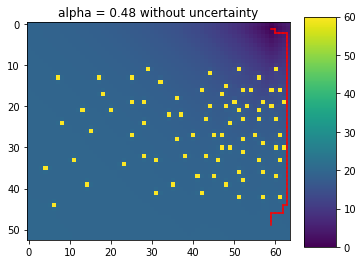
#> input picture outputs/pdf_images/page5_image3.png, 363 x 264 px
$ python extract_paper_figure_data.py
#> lines starting #> are read from the running program, lines starting #| are printed output that depends on the picture; after the words box and inside, x2 and y2 are one past the last pixel; in counts of white or black regions, pixels touching at a corner belong together
"""Extract Figure 1 obstacle and path targets from the paper PDF.

The script ensures the four embedded Figure 1 panel images are available,
extracting them from PDF page 5 with PyMuPDF when needed. It then maps yellow
obstacle pixels and red path pixels onto the 64 x 53 GridWorld coordinate
system and writes CSV targets under outputs/.
"""

from __future__ import annotations

from collections import deque
from pathlib import Path
import sys

import numpy as np
from PIL import Image

ROOT = Path(__file__).resolve().parents[1]
sys.path.insert(0, str(ROOT))


PDF_IMAGE_DIR = ROOT / "outputs" / "pdf_images"
OUTPUTS = ROOT / "outputs"
PDF_PATH = ROOT / "Robust_Risk-Sensitive_Reinforcement_Learning_with_Conditional_Value-at-Risk.pdf"


PANEL_FILES = {
    "a_no_uncertainty": "page5_image3.png",
    "b_rn_k_2": "page5_image1.png",
    "c_kl_k_2": "page5_image2.png",
    "d_unfix_kappa": "page5_image0.png",
}


def main() -> None:
    OUTPUTS.mkdir(exist_ok=True)
    ensure_pdf_panel_images()
    obstacles = extract_obstacles(PDF_IMAGE_DIR / PANEL_FILES["a_no_uncertainty"])
    write_xy(OUTPUTS / "paper_extracted_obstacles.csv", sorted(obstacles), "x,y")
    print(f"extracted {len(obstacles)} obstacles")

    for slug, filename in PANEL_FILES.items():
        path = extract_red_path(PDF_IMAGE_DIR / filename)
        write_xy(OUTPUTS / f"paper_extracted_path_{slug}.csv", path, "x,y")
        print(f"extracted {len(path)} path points for {slug}")


def ensure_pdf_panel_images() -> None:
    missing = [
        PDF_IMAGE_DIR / filename
        for filename in PANEL_FILES.values()
        if not (PDF_IMAGE_DIR / filename).exists()
    ]
    if not missing:
        return

    try:
        import fitz
    except ImportError as exc:
        missing_files = ", ".join(path.name for path in missing)
        raise RuntimeError(
            "Figure 1 panel images are missing and PyMuPDF is not installed. "
            f"Install pymupdf or provide: {missing_files}"
        ) from exc

    PDF_IMAGE_DIR.mkdir(parents=True, exist_ok=True)
    with fitz.open(PDF_PATH) as doc:
        page = doc[4]
        images = page.get_images(full=True)
        if len(images) != 4:
            raise RuntimeError(f"Expected 4 embedded Figure 1 images on page 5, found {len(images)}")
        for index, image in enumerate(images):
            xref = image[0]
            pixmap = fitz.Pixmap(doc, xref)
            if pixmap.alpha or pixmap.n > 3:
                pixmap = fitz.Pixmap(fitz.csRGB, pixmap)
            pixmap.save(PDF_IMAGE_DIR / f"page5_image{index}.png")


def extract_obstacles(image_path: Path) -> set[tuple[int, int]]:
    im = np.asarray(Image.open(image_path).convert("RGB"))
#> im is the input picture: shape (264, 363, 3); mean R, G, B 118.9, 146.2, 167.5
    mask = (im[:, :, 0] > 170) & (im[:, :, 1] > 170) & (im[:, :, 2] < 120)
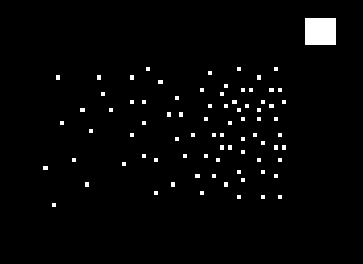
#> mask: shape (264, 363) bool; 2.3% white; 81 white regions (60 under 20 px), largest, box (x1, y1, x2, y2) and area: (305, 18, 336, 45) 837, (56, 75, 60, 80) 20, (97, 75, 101, 80) 20
    components = connected_components(mask)
#> components = 81 items
    coords: set[tuple[int, int]] = set()
    for pts in components:
        if len(pts) < 4:
            continue
        cx = float(np.mean([p[0] for p in pts]))
        cy = float(np.mean([p[1] for p in pts]))
        if cx >= 300 or cy <= 20:
            continue
        coords.add(pixel_to_grid(cx, cy))
#> this loop made 81 passes
#> (cx, cy, x in pixel_to_grid, y in pixel_to_grid) on passes 2 to 13: (147.5, 68.5, 29, 11), (238.5, 68.5, 50, 11), (275.5, 68.5, 59, 11), (209.5, 72.5, 43, 12), (57.5, 77, 7, 13), (98.5, 77, 17, 13), (131.5, 77, 25, 13), (258.5, 77, 55, 13), (160, 81.5, 32, 14), (225.5, 85.5, 47, 15), (201.5, 89.5, 42, 16), (242.5, 89.5, 51, 16)
#> (cx, cy) on pass 1: (320, 31)
#> after the loop, coords = 80 items
#> the loop in write_xy, `for x, y in rows:` made 80 passes
#> (x, y) on passes 1 to 12: (4, 34), (6, 42), (7, 13), (8, 23), (11, 32), (13, 20), (14, 38), (15, 25), (17, 13), (18, 17), (20, 20), (23, 33)
#| extracted 80 obstacles
    return coords


def extract_red_path(image_path: Path) -> list[tuple[int, int]]:
    im = np.asarray(Image.open(image_path).convert("RGB"))
    mask = (im[:, :, 0] > 180) & (im[:, :, 1] < 80) & (im[:, :, 2] < 80)
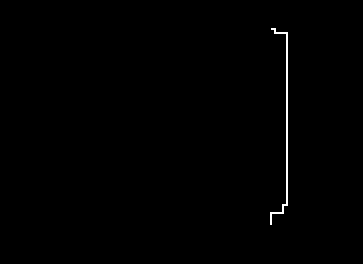
#> mask: shape (264, 363) bool; 0.48% white in thin lines or dots, all inside (x1, y1, x2, y2) = (270, 28, 288, 225)
    ys, xs = np.where(mask)
#> ys = 456 values from 28 to 224; xs = 456 values, max 287 at index 27, min 270 at index 406, mean 284.2
    if len(xs) == 0:
        return []
    grid_pts = sorted({pixel_to_grid(float(x), float(y)) for x, y in zip(xs, ys)})
#> grid_pts = 59 pairs, first value 58 to 62, second value 1 to 47
    return order_path(grid_pts, start=(60, 50))


def connected_components(mask: np.ndarray) -> list[list[tuple[int, int]]]:
    h, w = mask.shape
    seen = np.zeros_like(mask, dtype=bool)
    components: list[list[tuple[int, int]]] = []
    for y in range(h):
        for x in range(w):
            if not mask[y, x] or seen[y, x]:
                continue
            q: deque[tuple[int, int]] = deque([(x, y)])
            seen[y, x] = True
            pts: list[tuple[int, int]] = []
            while q:
                px, py = q.popleft()
                pts.append((px, py))
                for dx, dy in ((1, 0), (-1, 0), (0, 1), (0, -1)):
                    nx, ny = px + dx, py + dy
                    if 0 <= nx < w and 0 <= ny < h and mask[ny, nx] and not seen[ny, nx]:
                        seen[ny, nx] = True
                        q.append((nx, ny))
            components.append(pts)
    return components


def pixel_to_grid(px: float, py: float) -> tuple[int, int]:
    left, right, top, bottom = 28.0, 291.0, 22.0, 246.0
    x = int(round((px - left) / (right - left) * 63.0))
    y = int(round((py - top) / (bottom - top) * 52.0))
    return max(0, min(63, x)), max(0, min(52, y))


def order_path(points: list[tuple[int, int]], start: tuple[int, int]) -> list[tuple[int, int]]:
#> called with start = (60, 50)
    remaining = set(points)
#> remaining = 59 items
    if start not in remaining:
        start = min(remaining, key=lambda xy: abs(xy[0] - start[0]) + abs(xy[1] - start[1]))
#> start = (58, 47)
    ordered = [start]
#> ordered = [(58, 47)]
    remaining.remove(start)
    while remaining:
        current = ordered[-1]
        nxt = min(remaining, key=lambda xy: abs(xy[0] - current[0]) + abs(xy[1] - current[1]))
        if abs(nxt[0] - current[0]) + abs(nxt[1] - current[1]) > 8:
            break
        ordered.append(nxt)
        remaining.remove(nxt)
#> this loop made 58 passes
#> (current, nxt) on passes 1 to 12: ((58, 47), (58, 46)), ((58, 46), (58, 45)), ((58, 45), (58, 44)), ((58, 44), (59, 44)), ((59, 44), (60, 44)), ((60, 44), (61, 44)), ((61, 44), (61, 43)), ((61, 43), (61, 42)), ((61, 42), (62, 42)), ((62, 42), (62, 41)), ((62, 41), (62, 40)), ((62, 40), (62, 39))
#> after the loop, ordered has the same summary as grid_pts in extract_red_path; remaining = 0 items
    return ordered


def write_xy(path: Path, rows: list[tuple[int, int]], header: str) -> None:
    with path.open("w", encoding="utf-8") as f:
        f.write(header + "\n")
        for x, y in rows:
            f.write(f"{x},{y}\n")


if __name__ == "__main__":
    main()
#> in main, `path = extract_red_path(PDF_IMAGE_DIR / filename)`: path has the same summary as grid_pts in extract_red_path
#> the loop in write_xy (call 2), `for x, y in rows:` made 59 passes
#> (x, y) on passes 1 to 12: (58, 47), (58, 46), (58, 45), (58, 44), (59, 44), (60, 44), (61, 44), (61, 43), (61, 42), (62, 42), (62, 41), (62, 40)
#| extracted 59 path points for a_no_uncertainty
#> pass 2 of the loop in main, `for slug, filename in PANEL_FILES.items():`:
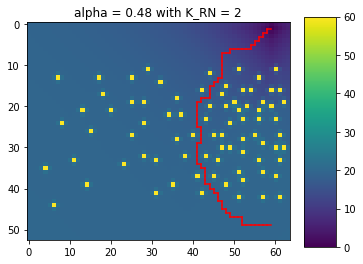
#> input picture outputs/pdf_images/page5_image1.png, 363 x 264 px
#> in extract_red_path, im is the input picture: shape (264, 363, 3); mean R, G, B 119.1, 147.6, 167.7
#> in extract_red_path (call 2), `mask = (im[:, :, 0] > 180) & (im[:, :, 1] < 80) & (im[:, :, 2] < 80)`:
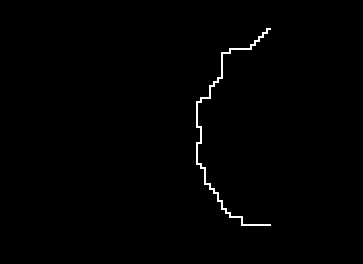
#> mask: shape (264, 363) bool; 0.73% white in thin lines or dots, all inside (x1, y1, x2, y2) = (196, 28, 271, 226)
#> ys = 704 values from 28 to 225; xs = 704 values, max 270 at index 4, min 196 at index 284, mean 222.4
#> grid_pts = 102 pairs, first value 40 to 58, second value 1 to 47
#> the loop in order_path (call 2), `while remaining:` made 98 passes
#> (current, nxt) on passes 1 to 8: ((58, 47), (57, 47)), ((57, 47), (56, 47)), ((56, 47), (55, 47)), ((55, 47), (54, 47)), ((54, 47), (53, 47)), ((53, 47), (52, 47)), ((52, 47), (51, 47)), ((51, 47), (51, 46))
#| extracted 98 path points for b_rn_k_2
#> pass 3 of the loop in main, `for slug, filename in PANEL_FILES.items():`:
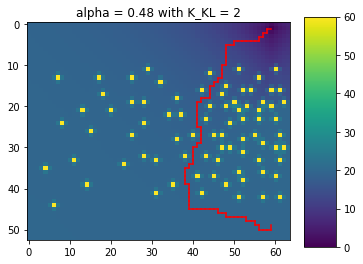
#> input picture outputs/pdf_images/page5_image2.png, 363 x 264 px
#> in extract_red_path, im is the input picture: shape (264, 363, 3); mean R, G, B 119, 148.1, 167.7
#> in extract_red_path (call 3), `mask = (im[:, :, 0] > 180) & (im[:, :, 1] < 80) & (im[:, :, 2] < 80)`:
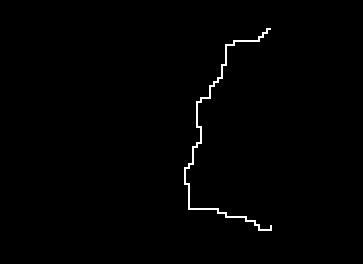
#> mask: shape (264, 363) bool; 0.81% white in thin lines or dots, all inside (x1, y1, x2, y2) = (184, 28, 272, 231)
#| extracted 102 path points for c_kl_k_2
#> the loop made 4 passes; the first 3 are shown
